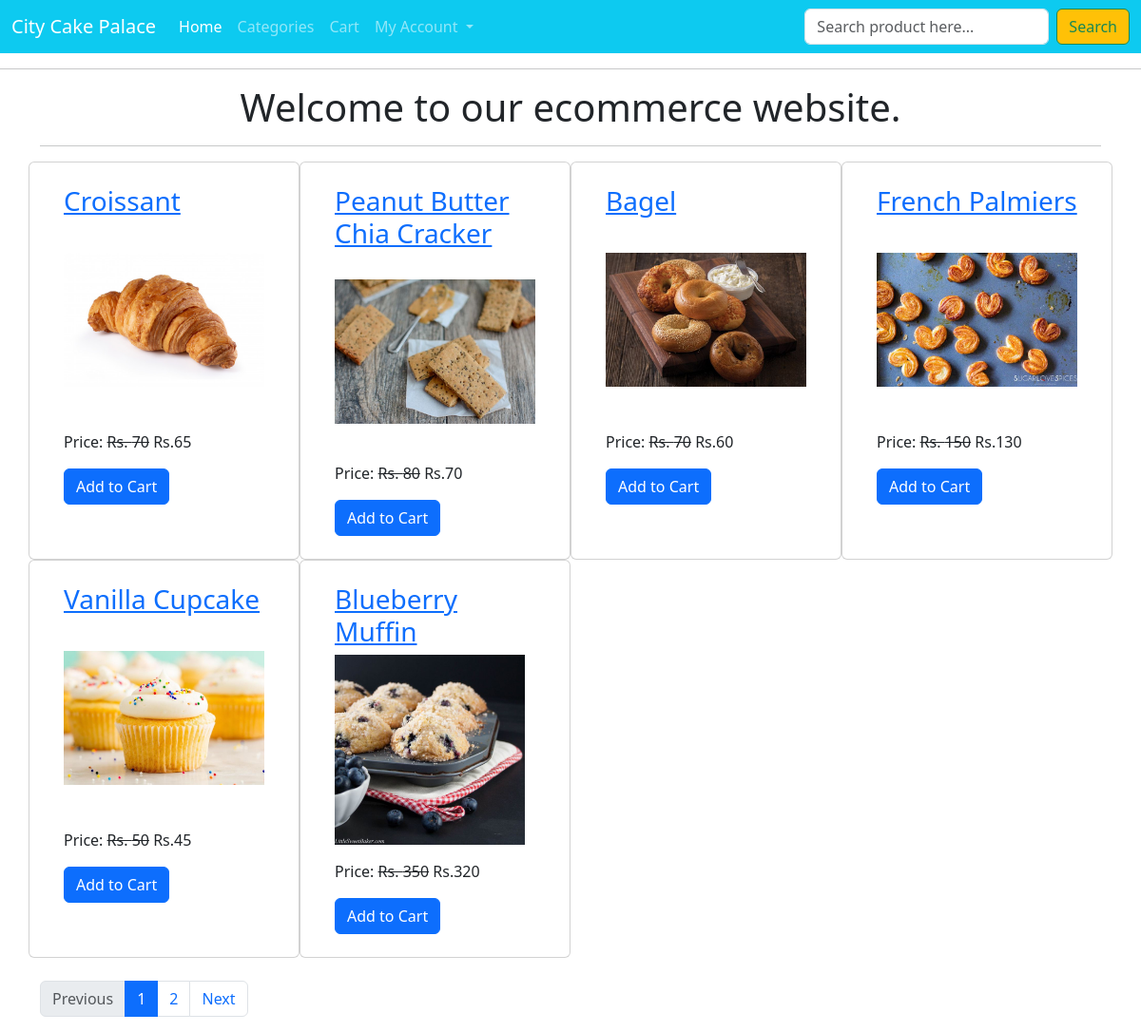
The page / on the database its author committed.
### ecomapp/models.py (models this page shows, shortened)
class Product(models.Model):
    title = models.CharField(max_length=40)
    slug = models.SlugField(unique=True)
    category = models.ForeignKey(Category,on_delete=models.CASCADE)
    image = models.ImageField(upload_to="products")
    marked_price = models.PositiveIntegerField()
    selling_price = models.PositiveIntegerField()
    description =   models.TextField()
    expiry = models.DateField()
    return_policy =models.CharField(max_length=300, null=True,blank = True)
    view_count = models.PositiveIntegerField()

### ecomapp/views.py (the view)
# urls.py: path("",HomeView.as_view(),name="home"),
class HomeView(TemplateView):
    template_name = "home.html"
    def get_context_data(self, **kwargs):
        context =  super().get_context_data(**kwargs)
        all_products = Product.objects.all().order_by("-id")
        paginator = Paginator(all_products,6)
        page_number = self.request.GET.get("page")
        product_list = paginator.get_page(page_number)
        context['product_list'] = product_list
        return context

### templates/home.html (shortened to what this page needs)
{% extends 'base.html' %}
{% block content %}
<div class="container">
    <h1 class="text-center">Welcome to our ecommerce website.</h1>
    <hr>
        <div class="row mt-3">
            {% for p in product_list %}
                <div class="col-md-3 card">
                    <div class="m-4">
                        <h3><a href="{% url 'ecomapp:productdetail' p.slug %}">{{ p.title }}</a></h3>
                        <img src="{{p.image.url}}" class="img-fluid" style="height:200px; object-fit:contain;" />
                        <p class="mt-3">Price: <strike>Rs. {{p.marked_price}}</strike> Rs.{{p.selling_price}}</p>
                        <a href="{% url 'ecomapp:addtocart' p.id %}" class="btn btn-primary">Add to Cart</a>
                    </div>
                </div>
            {% endfor %}
        </div>
<br/>
        <nav aria-label="...">
            <ul class="pagination">
              {% if product_list.has_previous %}
                <li class="page-item">
                  <a class="page-link" href="?page={{ product_list.previous_page_number }}">Previous</a>
                </li>
              {% else %}
                <li class="page-item disabled">
                  <a class="page-link" href="#" tabindex="-1" aria-disabled="true">Previous</a>
                </li>
              {% endif %}
              {% for i in product_list.paginator.page_range %}
                {% if i == product_list.number %}
                  <li class="page-item active"><a class="page-link" href="">{{i}}</a></li>
                {% else %}
                  <li class="page-item"><a class="page-link" href="?page={{i}}">{{i}}</a></li>
                {% endif %}
              {% endfor %}
              {% if product_list.has_next %}
                <li class="page-item">
                  <a class="page-link" href="?page={{ product_list.next_page_number }}">Next</a>
                </li>
              {% else %}
                <li class="page-item disabled">
                  <a class="page-link" href="#" tabindex="-1" aria-disabled="true">Next</a>
                </li>
              {% endif %}
            </ul>
          </nav>
</div>
    {% endblock content %}

### rows shown on the page
Product: title "Croissant", image (picture), marked_price "70", selling_price "65"
Product: title "Peanut Butter Chia Cracker", image (picture), marked_price "80", selling_price "70"
Product: title "Bagel", image (picture), marked_price "70", selling_price "60"
Product: title "French Palmiers", image (picture), marked_price "150", selling_price "130"
Product: title "Vanilla Cupcake", image (picture), marked_price "50", selling_price "45"
Product: title "Blueberry Muffin", image (picture), marked_price "350", selling_price "320"

### other values the page prints
{{ i }} "1"
{{ i }} "2"
